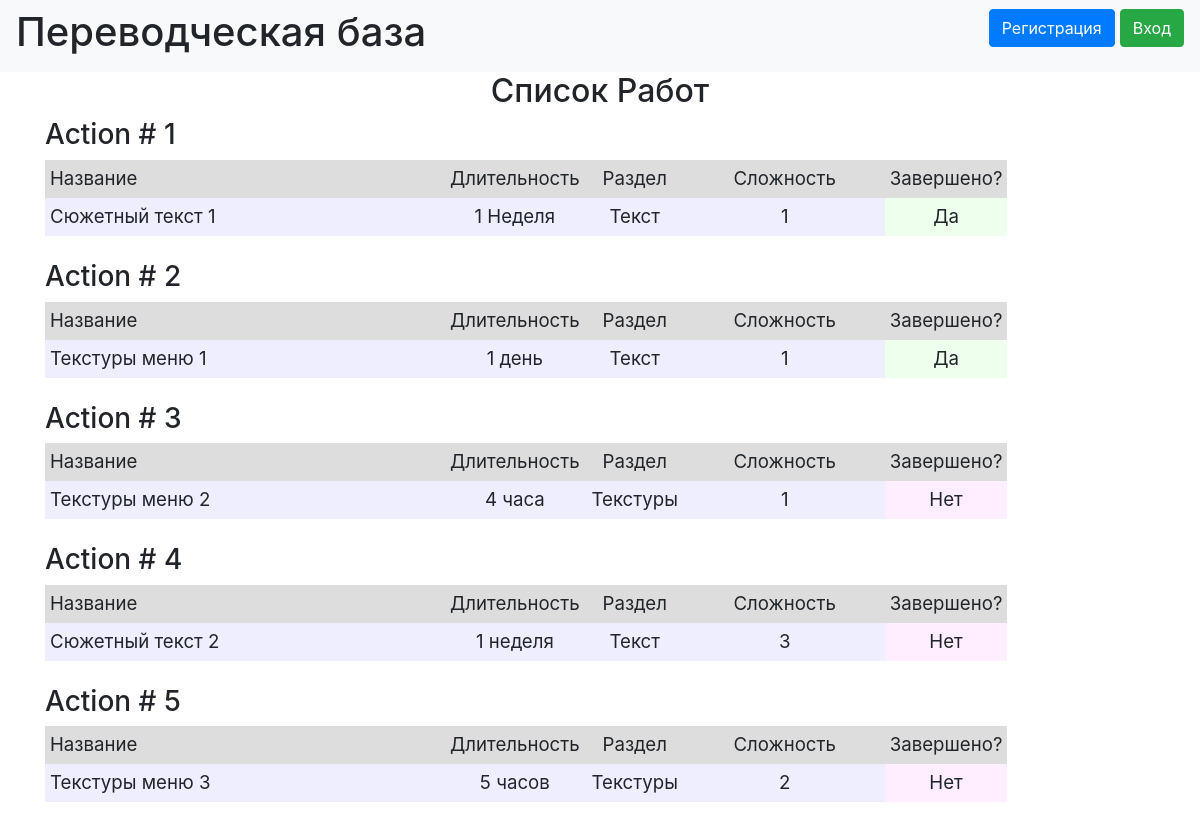
/index, run on the app's committed database.
### data/jobs.py (models this page shows, shortened)
class Jobs(SqlAlchemyBase, UserMixin, SerializerMixin):
    __tablename__ = 'jobs'
    id = sqlalchemy.Column(sqlalchemy.Integer, primary_key=True, autoincrement=True)
    job = sqlalchemy.Column(sqlalchemy.String, nullable=True)
    work_size = sqlalchemy.Column(sqlalchemy.Integer, nullable=True, default=0)
    department = sqlalchemy.Column(sqlalchemy.String, nullable=True)
    start_date = sqlalchemy.Column(sqlalchemy.DateTime, default=datetime.datetime.now)
    end_date = sqlalchemy.Column(sqlalchemy.DateTime, default=datetime.datetime.now)
    is_finished = sqlalchemy.Column(sqlalchemy.Boolean, default=False)
    file_name = sqlalchemy.Column(sqlalchemy.String, default=False)
    file_type = sqlalchemy.Column(sqlalchemy.String, default=False)
    is_edited = sqlalchemy.Column(sqlalchemy.Boolean, default=False)
    category = sqlalchemy.Column(sqlalchemy.Integer, sqlalchemy.ForeignKey("category.id"))
    team_leader = sqlalchemy.Column(sqlalchemy.Integer, sqlalchemy.ForeignKey("users.id"))
    user = orm.relation('User')
    categories = orm.relation("Category",
                              secondary="association",
                              backref="jobs")

### data/departments.py (models this page shows, shortened)
class Department(SqlAlchemyBase, UserMixin, SerializerMixin):
    __tablename__ = 'departments'
    id = sqlalchemy.Column(sqlalchemy.Integer, primary_key=True, autoincrement=True)
    title = sqlalchemy.Column(sqlalchemy.String, nullable=True)
    chief = sqlalchemy.Column(sqlalchemy.Integer, sqlalchemy.ForeignKey("users.id"))
    members = sqlalchemy.Column(sqlalchemy.String, nullable=True)
    email = sqlalchemy.Column(sqlalchemy.String, index=True, unique=True, nullable=True)
    user = orm.relation('User')

### main.py (the view)
@app.route("/")
@app.route("/index")
def index():
    db_sess = db_session.create_session()
    jobs = db_sess.query(Jobs).all()
    users = db_sess.query(User).all()
    names = {name.id: (name.surname, name.name) for name in users}
    departments = {dep.id: dep.title for dep in db_sess.query(Department).all()}
    return render_template("index.html", jobs=jobs, names=names, departments=departments, title='Work log')

### data/db_session.py (called while the page is built)
def create_session() -> Session:
    global __factory
    return __factory()

### templates/index.html (shortened to what this page needs)
{% extends "base.html" %}
{% block content %}
<h2 align="center">Список Работ</h2>
{% for job in jobs %}
<h3>Action # {{ job.id }}</h3>
<div class="table_container">
    <table class="my_table">
        <tr class="my_row">
            <td class="title" width="400px" bgcolor="#dddddd">Название</td>
            <td class="title" width="100px" bgcolor="#dddddd" align="center">Длительность</td>
            <td class="title" width="100px" bgcolor="#dddddd" align="center">Раздел</td>
            <td class="title" width="200px" bgcolor="#dddddd" align="center">Сложность</td>
            <td class="title" width="100px" bgcolor="#dddddd" align="center">Завершено?</td>
        </tr>
        <tr class="my_row">
            <td class="ordinary" bgcolor="#eeeeff">{{ job.job.capitalize() }}</td>
            <td class="ordinary" bgcolor="#eeeeff" align="center">{{ job.work_size }}</td>
            <td class="ordinary" bgcolor="#eeeeff" align="center">{{ departments[job.department]}}</td>
            <td class="ordinary" bgcolor="#eeeeff" align="center">{{ job.category }}</td>
            {% if job.is_finished %}
            <td class="ordinary" bgcolor="#eeffee" align="center">Да</td>
            {% else %}
            <td class="ordinary" bgcolor="#ffeeff" align="center">Нет</td>
            {% endif %}
        </tr>
    </table>
</div>
<br>
{% endfor %}
{% endblock %}

### templates/base.html (shortened to what this page needs)
<!DOCTYPE html>
<html lang="en">
<head>
    <link rel="stylesheet" href="https://stackpath.bootstrapcdn.com/bootstrap/4.4.1/css/bootstrap.min.css"
>
    <link rel="stylesheet" type="text/css" href="../static/css/style.css"/>
</head>
<body>
<header>
    <nav class="navbar navbar-light bg-light">
        <h1>Переводческая база</h1>
        {% if current_user.is_authenticated %}
        <a class="navbar-brand" href="/logout">{{ current_user.name }} {{ current_user.surname }}</a>
        {% else %}
        <p>
            <a class="btn btn-primary " href="/register">Регистрация</a>
            <a class="btn btn-success" href="/login">Вход</a>
        </p>
        {% endif %}
    </nav>
</header>
<main role="main" class="container">
    {% block content %}{% endblock %}
</main>
</body>
</html>

### static/css/style.css (style rules this page uses)
td.title { background-color: "#dddddd"; align: "center"; font-size: 14pt; padding: 5px; }
td.ordinary { background-color: "#eeeeff"; align: "center"; font-size: 14pt; padding: 5px; }
p { font-size: 14pt; }

### data on the page
Jobs: id "1", job "Сюжетный текст 1", work_size "1 Неделя", department.title "Текст", category "1", is_finished "Да"
Jobs: id "2", job "Текстуры меню 1", work_size "1 день", department.title "Текст", category "1", is_finished "Да"
Jobs: id "3", job "Текстуры меню 2", work_size "4 часа", department.title "Текстуры", category "1", is_finished "Нет"
Jobs: id "4", job "Сюжетный текст 2", work_size "1 неделя", department.title "Текст", category "3", is_finished "Нет"
Jobs: id "5", job "Текстуры меню 3", work_size "5 часов", department.title "Текстуры", category "2", is_finished "Нет"
